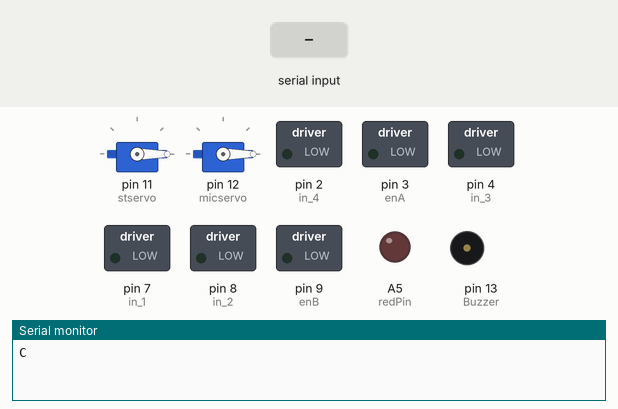
Bench run of a sketch on a simulated Arduino Nano, built with avr-gcc and run on an emulated ATmega328P. On the bench: 2 × servo, switched loads named in the sketch (green lamp = pin HIGH), output pins drawn as LEDs (lit = HIGH), buzzer (waves = sounding, pin HIGH), the last lines printed to the serial monitor. The inputs (shaded band) are chosen by the test bench.

Above: at 1.2 s.
1.3 s: "R\n" received over Serial
At 3.3 s:
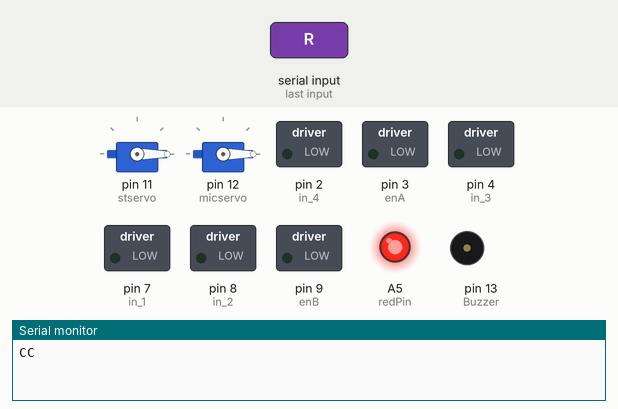
Timing chart, 0 to 4.8 s (numbered marks = the images above; inputs shaded):
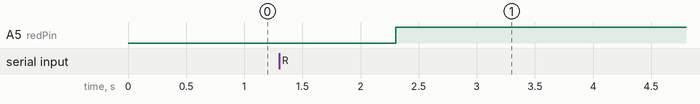

Measured:
- after the input at 1.3 s, A5 (redPin): LOW → HIGH after 1.0 s

The sketch:

Final_Eyantra.ino
```cpp
#include<stdio.h>
#include <Servo.h>
#include "line.h"
#include<Arduino.h>

//////////////////////////////////////////////////////////////////////
void setup()
{
  Serial.begin(9600);
  pinMode(enA,OUTPUT) ;
  pinMode(in_1,OUTPUT) ;
  pinMode(in_2,OUTPUT) ;
  pinMode(enB,OUTPUT) ;
  pinMode(in_3,OUTPUT) ;
  pinMode(in_4,OUTPUT) ;
  pinMode(redPin, OUTPUT);
  pinMode(greenPin, OUTPUT);
  pinMode(bluePin, OUTPUT);
  pinMode(Buzzer,OUTPUT);
 /* analogWrite(redPin, 255);
  analogWrite(greenPin, 255);
  analogWrite(bluePin, 255);  */
  stservo.attach(11); //Attaches digital pin 3 to standard servo
  micservo.attach(12);//Attaches digital pin 6 to micservo
  stservo.write(0);  //Sets angle to 0
  micservo.write(0); //Sets angle to 0
}
///////////////////////////////////////////////////////////////

void loop()
{
  communication();
  //lineSensor();
  //right_turn();
 /* stop_motion();
  r_lineSensor();
  stop_motion();
  lineSensor();
  lineSensor();
  lineSensor();
  left_turn();
  stop_motion();
  //communication();
  r_lineSensor();
  Servo_pickup();
  left_turn();
  r_lineSensor();
  lineSensor();
  lineSensor();
  lineSensor();
  //Aruco_Motion();
  //Service_Motion();
  //get_det();
  //Queen();*/
}
```

AntHills.ino
```cpp
////////////////////////////////////////////////////////////////////
struct Anthill
{
  char type;
  char no;
  char ser_1;
  char ser_2;
  char loc[2];
}AH[4];

////////////////////////////////////////////////////////////////////
void get_det()
{
  int i=0;
  char ch;
  for(i=0;i<4;i++)
  {
     Serial.print("\n");
     if(i==0)
     {
       Serial.println("UL");
       AH[i].loc[0]='U';
       AH[i].loc[1]='L';
     }
     else if(i==1)
     {
       Serial.println("UR");
       AH[i].loc[0]='U';
       AH[i].loc[1]='R';
     }
     else if(i==2)
     {
       Serial.println("LR");
       AH[i].loc[0]='L';
       AH[i].loc[1]='R';
     }
     else if(i==3)
     {
       Serial.println("LL");
       AH[i].loc[0]='L';
       AH[i].loc[1]='L';
     }
     ///////////////////////////////////////////////////////
     Serial.println("Enter the anthill type");
     while(1)
     {
        ch = Serial.read();
        if (ch=='Q' || ch =='R')
          {
            AH[i].type= ch;
            break;
          }
     }
     Serial.print("\n");
     Serial.flush();
     /////////////////////////////////////////////////////////////
     Serial.println("Enter the anthill number");
     while (1)
     {
        ch = Serial.read();
        if (ch=='0'||ch=='1' || ch=='2' || ch=='3')
          {
            AH[i].no= ch;
            break;
          }
     }
     Serial.print("\n");
     Serial.flush();
     //////////////////////////////////////////////////////////////////////////
     Serial.println("Enter the requirement for service location 1\n");
     while(1)
     {
        ch = Serial.read();
        if (ch=='R' || ch =='B'|| ch=='G'||ch=='N'||ch=='T')
          {
            AH[i].ser_1= ch;
            break;
          }
     }
     Serial.print("\n");
     Serial.flush();
     /////////////////////////////////////////////////////////////////////////
     Serial.println("Enter the requirement for service location 2\n");
     while(1)
     {
        ch = Serial.read();
        if (ch=='R' || ch =='B'|| ch=='G'||ch=='N'||ch=='T')
          {
            AH[i].ser_2= ch;
            break;
          }
     }
     Serial.print("\n");
     Serial.flush();
  }
     ////////////////////////////////////////////////////////////////////
  for(i=0;i<4;i++)
  {
     Serial.print(AH[i].type);
     Serial.print("\t");
     Serial.print(AH[i].no);
     Serial.print("\t");
     Serial.print(AH[i].ser_1);
     Serial.print("\t");
     Serial.print(AH[i].ser_2);
     Serial.print("\n");
   }
     return;
}
/*
['Q',0,'B','G']
['R',1,'R','N']
['R',2,'T','R']
['R',3,'B','T']*/

//char col_arr[6]={'B','R','B','G','R','G'};
/*
["UL",1,4]
["UR",2,0]
["LR",-1,-1]
["LL",3,-1]
*/
////////////////////////////////////////////////////////////////////////////////
void work(char,int,int);

///////////////////////////////////////////////////////////////////////////////////////////
int check_pos(char a)
{
  int j=0;
  int arg;
  if(a=='N')
        arg=0;
  else if(a=='T')
        arg=-1;
  else
  {
    for(j=0;j<=5;j++)
       if(col_arr[j]==a)
       {
          arg=j+1;
          col_arr[j]='D';
          break;
       }
  }
  return(arg);
}
//////////////////////////////////////////////////////////////////////////////////////////
void Queen()
{
  Serial.println("In Queen");
  int i=0;
  int j=0 ;
  int arg_1=0;
  int arg_2=0;
  int check=-1;
  for(i=0;i<4;i++)
  {
    Serial.println("hi");
    if (AH[i].type=='Q')
    {
      Serial.println("Queen detected at");
      Serial.println(i);
      arg_1=check_pos(AH[i].ser_1);
      arg_2=check_pos(AH[i].ser_2);
      Serial.println("Queen service starts");
      Serial.println(arg_1);
      Serial.println(arg_2);
      work(AH[i].loc,arg_1,arg_2);
      check=i;
      break;
    }
  }
  for(i=0;i<4;i++)
  {
    if(check!=i)
    {
      Serial.println("Start service for AH --");
      Serial.println(i);
      arg_1=check_pos(AH[i].ser_1);
      arg_2=check_pos(AH[i].ser_2);
      Serial.println(arg_1);
      Serial.println(arg_2);
      work(AH[i].loc,arg_1,arg_2);
    }
  }
  buzz();
}

////////////////////////////////////////////////////////////////////////////////////////
void work(char b[2],int c,int d)
{
  if (c==0 || d==0)
  {
    if(c==0 && d==0)
       Serial.println("No Service");
    else
    {
      if(c!=0)
      {
        Serial.println("Service only for c");
        shrub_select(c);
        AntHills(b);
        Supply_req(1);
        r_AntHills(b,1);
      }
      else if (d!=0)
      {
        Serial.println("Service only for d");
        shrub_select(d);
        AntHills(b);
        Supply_req(2);
        r_AntHills(b,1);
      }
     }
   return;
   }


   else if (c==-1 || d==-1)
   {
    if (c==-1 && d==-1)
    {
       Serial.println("Trash Service Only");
       u_turn();
       AntHills(b);
       Only_trash_removal();
       r_AntHills(b,0);
    }
    if (c==-1 && d!=-1)
    {
      Serial.println("Service D Trash C");
      shrub_select(d);
      AntHills(b);
      Supply_req(2);
      //lineSensor();
      u_turn();
      //lineSensor();
      Trash_removal(1);
      r_AntHills(b,0);

    }
    else if (c!=-1 && d==-1)
    {
      Serial.println("Service C Trash D");
      shrub_select(c);
      AntHills(b);
      Supply_req(1);
      //lineSensor();
      u_turn();
      //lineSensor();
      Trash_removal(2);
      r_AntHills(b,0);
    }
  return;
  }

  else
  {
    Serial.println("Service both");
    shrub_select(c);
    AntHills(b);
    Supply_req(1);
    r_AntHills(b,1);
    shrub_select(d);
    AntHills(b);
    Supply_req(2);
    r_AntHills(b,1);
    return;
  }
  Serial.println("DONE");
}
////////////////////////////////////////////////////////////////////////////////////////
void Only_trash_removal()
{
    char u;
    left_turn();
    Serial.write("Detect");
    while(1)
    {
      Serial.flush();
      u=Serial.read();
      if (u=='N' || u=='Y')
        break;
    }
    if (u=='Y')
    {
      //r_lineSensor();
      Servo_pickup();
      left_turn();
      Serial.println("TR for S1");

    }
    else
    {
      //r_lineSensor();
      u_turn();
      //r_lineSensor();
      Servo_pickup();
      right_turn();
      Serial.println("TR for S2");

    }
}
/////////////////////////////////////////////////////////////////////////////////////
void Trash_removal(int a)
{
  if (a==1)
  {
    left_turn();
    //r_lineSensor();
    Servo_pickup();
    left_turn();
    Serial.println("TR for S1");
  }
  else if (a==2)
  {
    right_turn();
    //r_lineSensor();
    Servo_pickup();
    right_turn();
    Serial.println("TR for S2");
  }
}
////////////////////////////////////////////////////////////////////////////////////////
void Supply_req(int a)
{
  if (a==1)
  {
    left_turn();
    //r_lineSensor();
    Servo_drop();
    left_turn();
    Serial.println("SR for S1");
  }
  else if (a==2)
  {
    right_turn();
    //r_lineSensor();
    Servo_drop();
    right_turn();
    Serial.println("SR for S2");
  }
}
/////////////////////////////////////////////////////////////////////////////////////////////
void TDZ()
{
  int count=0;
  //lineSensor();
  if(count==0)
  {
    //left45
    Servo_drop();
  }
  else
  {
    //right45
    Servo_drop();
  }
  u_turn();
  //lineSensor();
  //lineSensor();
  Serial.println("TDZ and start");
  count++;
}
//////////////////////////////////////////////////////////////////////////
void AntHills(char a[2])
{
  //lineSensor();
  if(a[0]=='U' and a[1]=='L')
  {
    left_turn();
    //lineSensor();
    right_turn();
    //lineSensor();
    stop_motion();
    Serial.println("Go to UL")  ;
  }
  if(a[0]=='U' and a[1]=='R')
  {
    right_turn();
    //lineSensor();
    left_turn();
    //lineSensor();
    stop_motion();
    Serial.println("Go to UR");
  }
  if(a[0]=='L' and a[1]=='R')
  {
    right_turn();
    //lineSensor();
    right_turn();
    //lineSensor();
    stop_motion();
    Serial.println("Go to LR");
  }
  if(a[0]=='L' and a[1]=='L')
  {
    left_turn();
    //lineSensor();
    left_turn();
    //lineSensor();
    stop_motion();
    Serial.println("Go to LL");
  }
}
//////////////////////////////////////////////////////////////////////////
void r_AntHills(char a[2],int b)
{
  //lineSensor();
  if(a[0]=='U' and a[1]=='L' || a[0]=='L' and a[1]=='R')
     left_turn();
  else if(a[0]=='U' and a[1]=='R' || a[0]=='L' and a[1]=='L')
    right_turn();
  //lineSensor();
  stop_motion();
  if(b==1)
  {
      Serial.println("No Trash. Going to start");
      if (a[0]=='U' and a[1]=='L'|| a[0]=='L' and a[1]=='L')
         right_turn();
      else if (a[0]=='U' and a[1]=='R'||a[0]=='L' and a[1]=='R')
         left_turn();
      //lineSensor();
   }
   else if (b==0)
   {
      Serial.println("Code called for TDZ");
      if ( a[0]=='U' and a[1]=='L'|| a[0]=='L' and a[1]=='L')
        left_turn();
      else if (a[0]=='U' and a[1]=='R'|| a[0]=='L' and a[1]=='R')
        right_turn();
      TDZ();
   }
}
/////////////////////////////////////////////////////////////////
void shrub_select(int b)
{
  int i;
  int a;
  if(b==1 ||b==2 || b==3)
    a=0;
  else
    a=1;
  if (a==0)
    {
        Serial.println("Shrub picked from S123 side  --");
        Serial.println(b);
        right_turn();
        for(i=1;i<=(4-b);i++)
        //  lineSensor();
        r_pickup();
        for(i=1;i<=(4-b);i++)
          //lineSensor();
        left_turn();
     }
  else if (a==1)
      {
        Serial.println("Shrub picked from S456 side  --");
        Serial.println(b);
        left_turn();
        for(i=1;i<=(b-3);i++)
          //lineSensor();
        l_pickup();
        for(i=1;i<=(b-3);i++)
          //lineSensor();
        right_turn();
      }
}
///////////////////////////////////////////////////////////////
void r_pickup()
{
  left_turn();
  //r_lineSensor();
  Servo_pickup();
  left_turn();
}
///////////////////////////////////////////////////////////////
void l_pickup()
{
  right_turn();
  //r_lineSensor();
  Servo_pickup();
  right_turn();
}
//////////////////////////////////////////////////////////////

void Servo_pickup()
{
  stservo.write(0);
  micservo.write(0);
  stservo.write(100);
  delay(1000);
  micservo.write(100);
  delay(1000);
  stservo.write(0);
}
//////////////////////////////////////////////////////////////////////
void Servo_drop()
{
  stservo.write(100);
  delay(1000);
  micservo.write(0);
  delay(1000);
  stservo.write(0);
}
/////////////////////////////////////////////////////////////////////////
void buzz()
{
  digitalWrite(Buzzer, HIGH);
  delay(5000);
  digitalWrite(Buzzer, LOW);
}
```

ArUco_Detect.ino
```cpp
void Aruco_Motion()
{
  //lineSensor();
  lineSensor();
  digitalWrite(in_1,LOW) ;
  digitalWrite(in_2,HIGH) ;
  analogWrite(enA,255) ;

  digitalWrite(in_3,LOW) ;
  digitalWrite(in_4,HIGH) ;
  analogWrite(enB,255) ;
  delay(450) ;

  digitalWrite(in_1,LOW) ;
  digitalWrite(in_2,HIGH) ;
  analogWrite(enA,255) ;

  digitalWrite(in_3,HIGH) ;
  digitalWrite(in_4,LOW) ;
  analogWrite(enB,255) ;
  delay(300) ;

  //stopping the robot at the right orientation, ready to detect Aruco

  digitalWrite(in_1,LOW) ;
  digitalWrite(in_2,LOW) ;
  analogWrite(enA,0) ;

  digitalWrite(in_3,LOW) ;
  digitalWrite(in_4,LOW) ;
  analogWrite(enB,0) ;

  delay(2000);

  //The robot sequentially rotates to all the Arucos and detects them one by one through the for loop
  char n;
  while(1)
  {
    Serial.write("S");
    Serial.flush();//The arduino sends out signal "S" to the Pi communicating that it is ready in the right orientaion ( Cue to the PiCam to capture and detect Aruco)
    n= Serial.read();
    Serial.flush();
    if(n=='E')
      {
       Serial.println("Done");
       digitalWrite(in_1,LOW) ;
       digitalWrite(in_2,HIGH) ;
       analogWrite(enA,255) ;

       digitalWrite(in_3,HIGH) ;
       digitalWrite(in_4,LOW) ;
       analogWrite(enB,255) ;
       delay(300) ;
       lineSensor();
       break;
      }
    else if ( n=='4' | n=='1' |n=='2' |n=='3')
      {
        Serial.println("Next");
        digitalWrite(in_1,HIGH) ;   //Rotating towards the next Aruco
        digitalWrite(in_2,LOW) ;
        analogWrite(enA,255) ;

        digitalWrite(in_3,LOW) ;
        digitalWrite(in_4,HIGH) ;
        analogWrite(enB,255) ;

        delay(650) ;

        digitalWrite(in_1,HIGH) ;   //Rotating towards the next Aruco
        digitalWrite(in_2,LOW) ;
        analogWrite(enA,255) ;

        digitalWrite(in_3,HIGH) ;
        digitalWrite(in_4,LOW) ;
        analogWrite(enB,255) ;


        digitalWrite(in_1,LOW) ;  //Stopping again once the right orientation is reached
        digitalWrite(in_2,LOW) ;
        analogWrite(enA,255) ;

        digitalWrite(in_3,LOW) ;
        digitalWrite(in_4,LOW) ;
        analogWrite(enB,255) ;
        delay(500);
      }

    delay(300);
    Serial.flush();
  }
}
```

Colour_Detect.ino
```cpp
void communication()
{
  char check;
  Serial.write("C");
  while(1)
  {
    Serial.flush();
    check= Serial.read();
    if(check=='R' || check=='G' || check=='B' )
    {
      col_arr[s]=check;
      rgb(check);
      s++;
      return;
    }
  }
}
/////////////////////////////////////////////////////////////////////////
void start_colour()
{
  right_turn();
  stop_motion();
  r_lineSensor();
  stop_motion();
  lineSensor();
  lineSensor();
  lineSensor();
  left_turn();
  stop_motion();
  communication();
  r_lineSensor();
}
/////////////////////////////////////////////////////////////////////////
void server_motion()
{
  int j=1;
  while (j<6)
  {
  lineSensor();
  left_turn();
  lineSensor();
  if (j==3)
    {
     digitalWrite(in_1,LOW) ;
     digitalWrite(in_2,HIGH) ;
     analogWrite(enA,255) ;

     digitalWrite(in_3,LOW) ;
     digitalWrite(in_4,HIGH) ;
     analogWrite(enB,255) ;
     delay(200);
     //lineSensor();
    }
  right_turn();
  communication();
  r_lineSensor();
  stop_motion();
  //delay(3000);
  j++;
  }
}
////////////////////////////////////////////////////////////////////////
void end_colour()
{
  //lineSensor();
  right_turn();
  lineSensor();
  lineSensor();
  lineSensor();
  left_turn();
  r_lineSensor();
  stop_motion();
}
////////////////////////////////////////////////////////////////////////

void Service_Motion()
{
  start_colour();
  server_motion();

  end_colour();
  return;
}
```

rgb_test.ino
```cpp
void rgb(char n)
{
  if(int(n)==82)
    {
      setColor(0, 255, 255); // Red Color
      delay(1000);
      setColor(255,255,255);
    }
  else if (int(n)==66)
    {
      setColor(255, 0, 255); // Blue Color
      delay(1000);
      setColor(255,255,255);
    }
  else if (int(n)==71)
    {
      setColor(255, 255, 0); // Green Color
      delay(1000);
      setColor(255,255,255);
    }
  else if (int(n)==89)
    {
     setColor(0,255,0); // Yellow Color
     delay(1000);
     setColor(255,255,255);
    }
}

void setColor(int redValue, int greenValue, int blueValue)
{
  analogWrite(redPin, redValue);
  analogWrite(greenPin, greenValue);
  analogWrite(bluePin, blueValue);
}
```

Source omitted: line.h (5771 bytes)
